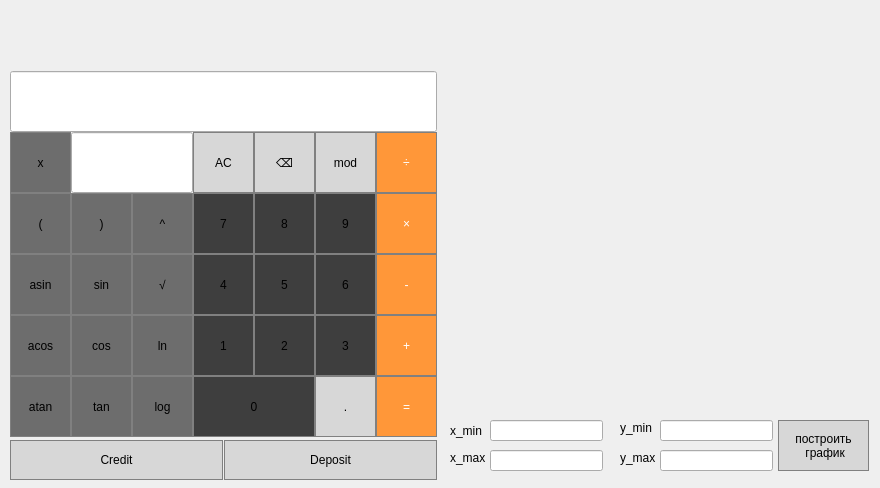
<?xml version="1.0" encoding="UTF-8"?>
<ui version="4.0">
 <class>MainWindow</class>
 <widget class="QMainWindow" name="MainWindow">
  <property name="geometry">
   <rect>
    <x>0</x>
    <y>0</y>
    <width>880</width>
    <height>488</height>
   </rect>
  </property>
  <property name="windowTitle">
   <string>MainWindow</string>
  </property>
  <widget class="QWidget" name="centralwidget">
   <widget class="QPushButton" name="pushButton_0">
    <property name="geometry">
     <rect>
      <x>193</x>
      <y>376</y>
      <width>122</width>
      <height>61</height>
     </rect>
    </property>
    <property name="sizePolicy">
     <sizepolicy hsizetype="Minimum" vsizetype="Fixed">
      <horstretch>0</horstretch>
      <verstretch>0</verstretch>
     </sizepolicy>
    </property>
    <property name="styleSheet">
     <string notr="true">QPushButton {
 background-color: rgb(62,62,62);
   border: 1px solid gray;
}
QPushButton:pressed {
    background-color: qlineargradient(x1: 0, y1: 0, x2: 0, y2: 1,
                                      stop: 0 #dadbde, stop: 1 #f6f7fa);
}</string>
    </property>
    <property name="text">
     <string>0</string>
    </property>
   </widget>
   <widget class="QPushButton" name="pushButton_dot">
    <property name="geometry">
     <rect>
      <x>315</x>
      <y>376</y>
      <width>61</width>
      <height>61</height>
     </rect>
    </property>
    <property name="sizePolicy">
     <sizepolicy hsizetype="Minimum" vsizetype="Fixed">
      <horstretch>0</horstretch>
      <verstretch>0</verstretch>
     </sizepolicy>
    </property>
    <property name="styleSheet">
     <string notr="true">QPushButton {
  background-color: rgb(215, 215, 215);
color: black;
  border: 1px solid gray;
}
QPushButton:pressed {
    background-color: qlineargradient(x1: 0, y1: 0, x2: 0, y2: 1,
                                      stop: 0 #BEBEBE, stop: 1 #D7D7D7);
}</string>
    </property>
    <property name="text">
     <string>.</string>
    </property>
   </widget>
   <widget class="QPushButton" name="pushButton_equals">
    <property name="geometry">
     <rect>
      <x>376</x>
      <y>376</y>
      <width>61</width>
      <height>61</height>
     </rect>
    </property>
    <property name="sizePolicy">
     <sizepolicy hsizetype="Minimum" vsizetype="Fixed">
      <horstretch>0</horstretch>
      <verstretch>0</verstretch>
     </sizepolicy>
    </property>
    <property name="styleSheet">
     <string notr="true">QPushButton {
  background-color: rgb(255, 151, 57);
  color: white; 
  border: 1px solid gray;
}

QPushButton:pressed {
    background-color: qlineargradient(x1: 0, y1: 0, x2: 0, y2: 1,
                                      stop: 0 #FF7832, stop: 1 #FF9739);
}</string>
    </property>
    <property name="text">
     <string>=</string>
    </property>
   </widget>
   <widget class="QPushButton" name="pushButton_2">
    <property name="geometry">
     <rect>
      <x>254</x>
      <y>315</y>
      <width>61</width>
      <height>61</height>
     </rect>
    </property>
    <property name="sizePolicy">
     <sizepolicy hsizetype="Minimum" vsizetype="Fixed">
      <horstretch>0</horstretch>
      <verstretch>0</verstretch>
     </sizepolicy>
    </property>
    <property name="styleSheet">
     <string notr="true">QPushButton {
 background-color: rgb(62,62,62);
   border: 1px solid gray;
}
QPushButton:pressed {
    background-color: qlineargradient(x1: 0, y1: 0, x2: 0, y2: 1,
                                      stop: 0 #dadbde, stop: 1 #f6f7fa);
}</string>
    </property>
    <property name="text">
     <string>2</string>
    </property>
   </widget>
   <widget class="QPushButton" name="pushButton_3">
    <property name="geometry">
     <rect>
      <x>315</x>
      <y>315</y>
      <width>61</width>
      <height>61</height>
     </rect>
    </property>
    <property name="sizePolicy">
     <sizepolicy hsizetype="Minimum" vsizetype="Fixed">
      <horstretch>0</horstretch>
      <verstretch>0</verstretch>
     </sizepolicy>
    </property>
    <property name="styleSheet">
     <string notr="true">QPushButton {
 background-color: rgb(62,62,62);
   border: 1px solid gray;
}
QPushButton:pressed {
    background-color: qlineargradient(x1: 0, y1: 0, x2: 0, y2: 1,
                                      stop: 0 #dadbde, stop: 1 #f6f7fa);
}</string>
    </property>
    <property name="text">
     <string>3</string>
    </property>
   </widget>
   <widget class="QPushButton" name="pushButton_1">
    <property name="geometry">
     <rect>
      <x>193</x>
      <y>315</y>
      <width>61</width>
      <height>61</height>
     </rect>
    </property>
    <property name="sizePolicy">
     <sizepolicy hsizetype="Minimum" vsizetype="Fixed">
      <horstretch>0</horstretch>
      <verstretch>0</verstretch>
     </sizepolicy>
    </property>
    <property name="styleSheet">
     <string notr="true">QPushButton {
 background-color: rgb(62,62,62);
   border: 1px solid gray;
}
QPushButton:pressed {
    background-color: qlineargradient(x1: 0, y1: 0, x2: 0, y2: 1,
                                      stop: 0 #dadbde, stop: 1 #f6f7fa);
}</string>
    </property>
    <property name="text">
     <string>1</string>
    </property>
   </widget>
   <widget class="QPushButton" name="pushButton_plus">
    <property name="geometry">
     <rect>
      <x>376</x>
      <y>315</y>
      <width>61</width>
      <height>61</height>
     </rect>
    </property>
    <property name="sizePolicy">
     <sizepolicy hsizetype="Minimum" vsizetype="Fixed">
      <horstretch>0</horstretch>
      <verstretch>0</verstretch>
     </sizepolicy>
    </property>
    <property name="styleSheet">
     <string notr="true">QPushButton {
  background-color: rgb(255, 151, 57);
  color: white; 
  border: 1px solid gray;
}

QPushButton:pressed {
    background-color: qlineargradient(x1: 0, y1: 0, x2: 0, y2: 1,
                                      stop: 0 #FF7832, stop: 1 #FF9739);
}</string>
    </property>
    <property name="text">
     <string>+</string>
    </property>
   </widget>
   <widget class="QPushButton" name="pushButton_5">
    <property name="geometry">
     <rect>
      <x>254</x>
      <y>254</y>
      <width>61</width>
      <height>61</height>
     </rect>
    </property>
    <property name="sizePolicy">
     <sizepolicy hsizetype="Minimum" vsizetype="Fixed">
      <horstretch>0</horstretch>
      <verstretch>0</verstretch>
     </sizepolicy>
    </property>
    <property name="styleSheet">
     <string notr="true">QPushButton {
 background-color: rgb(62,62,62);
   border: 1px solid gray;
}
QPushButton:pressed {
    background-color: qlineargradient(x1: 0, y1: 0, x2: 0, y2: 1,
                                      stop: 0 #dadbde, stop: 1 #f6f7fa);
}</string>
    </property>
    <property name="text">
     <string>5</string>
    </property>
   </widget>
   <widget class="QPushButton" name="pushButton_6">
    <property name="geometry">
     <rect>
      <x>315</x>
      <y>254</y>
      <width>61</width>
      <height>61</height>
     </rect>
    </property>
    <property name="sizePolicy">
     <sizepolicy hsizetype="Minimum" vsizetype="Fixed">
      <horstretch>0</horstretch>
      <verstretch>0</verstretch>
     </sizepolicy>
    </property>
    <property name="styleSheet">
     <string notr="true">QPushButton {
 background-color: rgb(62,62,62);
   border: 1px solid gray;
}
QPushButton:pressed {
    background-color: qlineargradient(x1: 0, y1: 0, x2: 0, y2: 1,
                                      stop: 0 #dadbde, stop: 1 #f6f7fa);
}</string>
    </property>
    <property name="text">
     <string>6</string>
    </property>
   </widget>
   <widget class="QPushButton" name="pushButton_4">
    <property name="geometry">
     <rect>
      <x>193</x>
      <y>254</y>
      <width>61</width>
      <height>61</height>
     </rect>
    </property>
    <property name="sizePolicy">
     <sizepolicy hsizetype="Minimum" vsizetype="Fixed">
      <horstretch>0</horstretch>
      <verstretch>0</verstretch>
     </sizepolicy>
    </property>
    <property name="styleSheet">
     <string notr="true">QPushButton {
 background-color: rgb(62,62,62);
   border: 1px solid gray;
}
QPushButton:pressed {
    background-color: qlineargradient(x1: 0, y1: 0, x2: 0, y2: 1,
                                      stop: 0 #dadbde, stop: 1 #f6f7fa);
}</string>
    </property>
    <property name="text">
     <string>4</string>
    </property>
   </widget>
   <widget class="QPushButton" name="pushButton_minus">
    <property name="geometry">
     <rect>
      <x>376</x>
      <y>254</y>
      <width>61</width>
      <height>61</height>
     </rect>
    </property>
    <property name="sizePolicy">
     <sizepolicy hsizetype="Minimum" vsizetype="Fixed">
      <horstretch>0</horstretch>
      <verstretch>0</verstretch>
     </sizepolicy>
    </property>
    <property name="styleSheet">
     <string notr="true">QPushButton {
  background-color: rgb(255, 151, 57);
  color: white; 
  border: 1px solid gray;
}

QPushButton:pressed {
    background-color: qlineargradient(x1: 0, y1: 0, x2: 0, y2: 1,
                                      stop: 0 #FF7832, stop: 1 #FF9739);
}</string>
    </property>
    <property name="text">
     <string>-</string>
    </property>
   </widget>
   <widget class="QPushButton" name="pushButton_8">
    <property name="geometry">
     <rect>
      <x>254</x>
      <y>193</y>
      <width>61</width>
      <height>61</height>
     </rect>
    </property>
    <property name="sizePolicy">
     <sizepolicy hsizetype="Minimum" vsizetype="Fixed">
      <horstretch>0</horstretch>
      <verstretch>0</verstretch>
     </sizepolicy>
    </property>
    <property name="styleSheet">
     <string notr="true">QPushButton {
 background-color: rgb(62,62,62);
   border: 1px solid gray;
}
QPushButton:pressed {
    background-color: qlineargradient(x1: 0, y1: 0, x2: 0, y2: 1,
                                      stop: 0 #dadbde, stop: 1 #f6f7fa);
}</string>
    </property>
    <property name="text">
     <string>8</string>
    </property>
   </widget>
   <widget class="QPushButton" name="pushButton_9">
    <property name="geometry">
     <rect>
      <x>315</x>
      <y>193</y>
      <width>61</width>
      <height>61</height>
     </rect>
    </property>
    <property name="sizePolicy">
     <sizepolicy hsizetype="Minimum" vsizetype="Fixed">
      <horstretch>0</horstretch>
      <verstretch>0</verstretch>
     </sizepolicy>
    </property>
    <property name="styleSheet">
     <string notr="true">QPushButton {
 background-color: rgb(62,62,62);
   border: 1px solid gray;
}
QPushButton:pressed {
    background-color: qlineargradient(x1: 0, y1: 0, x2: 0, y2: 1,
                                      stop: 0 #dadbde, stop: 1 #f6f7fa);
}</string>
    </property>
    <property name="text">
     <string>9</string>
    </property>
   </widget>
   <widget class="QPushButton" name="pushButton_7">
    <property name="geometry">
     <rect>
      <x>193</x>
      <y>193</y>
      <width>61</width>
      <height>61</height>
     </rect>
    </property>
    <property name="sizePolicy">
     <sizepolicy hsizetype="Minimum" vsizetype="Fixed">
      <horstretch>0</horstretch>
      <verstretch>0</verstretch>
     </sizepolicy>
    </property>
    <property name="styleSheet">
     <string notr="true">QPushButton {
 background-color: rgb(62,62,62);
   border: 1px solid gray;
}
QPushButton:pressed {
    background-color: qlineargradient(x1: 0, y1: 0, x2: 0, y2: 1,
                                      stop: 0 #dadbde, stop: 1 #f6f7fa);
}</string>
    </property>
    <property name="text">
     <string>7</string>
    </property>
   </widget>
   <widget class="QPushButton" name="pushButton_MUL">
    <property name="geometry">
     <rect>
      <x>376</x>
      <y>193</y>
      <width>61</width>
      <height>61</height>
     </rect>
    </property>
    <property name="sizePolicy">
     <sizepolicy hsizetype="Minimum" vsizetype="Fixed">
      <horstretch>0</horstretch>
      <verstretch>0</verstretch>
     </sizepolicy>
    </property>
    <property name="styleSheet">
     <string notr="true">QPushButton {
  background-color: rgb(255, 151, 57);
  color: white; 
  border: 1px solid gray;
}

QPushButton:pressed {
    background-color: qlineargradient(x1: 0, y1: 0, x2: 0, y2: 1,
                                      stop: 0 #FF7832, stop: 1 #FF9739);
}</string>
    </property>
    <property name="text">
     <string>×</string>
    </property>
   </widget>
   <widget class="QPushButton" name="pushButton_delete">
    <property name="geometry">
     <rect>
      <x>254</x>
      <y>132</y>
      <width>61</width>
      <height>61</height>
     </rect>
    </property>
    <property name="sizePolicy">
     <sizepolicy hsizetype="Minimum" vsizetype="Fixed">
      <horstretch>0</horstretch>
      <verstretch>0</verstretch>
     </sizepolicy>
    </property>
    <property name="styleSheet">
     <string notr="true">QPushButton {
  background-color: rgb(215, 215, 215);
color: black;
  border: 1px solid gray;
}
QPushButton:pressed {
    background-color: qlineargradient(x1: 0, y1: 0, x2: 0, y2: 1,
                                      stop: 0 #BEBEBE, stop: 1 #D7D7D7);
}</string>
    </property>
    <property name="text">
     <string>⌫</string>
    </property>
   </widget>
   <widget class="QPushButton" name="pushButton_MOD">
    <property name="geometry">
     <rect>
      <x>315</x>
      <y>132</y>
      <width>61</width>
      <height>61</height>
     </rect>
    </property>
    <property name="sizePolicy">
     <sizepolicy hsizetype="Minimum" vsizetype="Fixed">
      <horstretch>0</horstretch>
      <verstretch>0</verstretch>
     </sizepolicy>
    </property>
    <property name="styleSheet">
     <string notr="true">QPushButton {
  background-color: rgb(215, 215, 215);
color: black;
  border: 1px solid gray;
}
QPushButton:pressed {
    background-color: qlineargradient(x1: 0, y1: 0, x2: 0, y2: 1,
                                      stop: 0 #BEBEBE, stop: 1 #D7D7D7);
}</string>
    </property>
    <property name="text">
     <string>mod</string>
    </property>
   </widget>
   <widget class="QPushButton" name="pushButton_C">
    <property name="geometry">
     <rect>
      <x>193</x>
      <y>132</y>
      <width>61</width>
      <height>61</height>
     </rect>
    </property>
    <property name="sizePolicy">
     <sizepolicy hsizetype="Minimum" vsizetype="Fixed">
      <horstretch>0</horstretch>
      <verstretch>0</verstretch>
     </sizepolicy>
    </property>
    <property name="styleSheet">
     <string notr="true">QPushButton {
  background-color: rgb(215, 215, 215);
color: black;
  border: 1px solid gray;
}
QPushButton:pressed {
    background-color: qlineargradient(x1: 0, y1: 0, x2: 0, y2: 1,
                                      stop: 0 #BEBEBE, stop: 1 #D7D7D7);
}</string>
    </property>
    <property name="text">
     <string>AC</string>
    </property>
   </widget>
   <widget class="QPushButton" name="pushButton_DIV">
    <property name="geometry">
     <rect>
      <x>376</x>
      <y>132</y>
      <width>61</width>
      <height>61</height>
     </rect>
    </property>
    <property name="sizePolicy">
     <sizepolicy hsizetype="Minimum" vsizetype="Fixed">
      <horstretch>0</horstretch>
      <verstretch>0</verstretch>
     </sizepolicy>
    </property>
    <property name="styleSheet">
     <string notr="true">QPushButton {
  background-color: rgb(255, 151, 57);
  color: white; 
  border: 1px solid gray;
}

QPushButton:pressed {
    background-color: qlineargradient(x1: 0, y1: 0, x2: 0, y2: 1,
                                      stop: 0 #FF7832, stop: 1 #FF9739);
}</string>
    </property>
    <property name="text">
     <string>÷</string>
    </property>
   </widget>
   <widget class="QPushButton" name="pushButton_log">
    <property name="geometry">
     <rect>
      <x>132</x>
      <y>376</y>
      <width>61</width>
      <height>61</height>
     </rect>
    </property>
    <property name="sizePolicy">
     <sizepolicy hsizetype="Minimum" vsizetype="Fixed">
      <horstretch>0</horstretch>
      <verstretch>0</verstretch>
     </sizepolicy>
    </property>
    <property name="styleSheet">
     <string notr="true">QPushButton {
 background-color: rgb(109,109,109);
   border: 1px solid gray;
}
QPushButton:pressed {
    background-color: qlineargradient(x1: 0, y1: 0, x2: 0, y2: 1,
                                      stop: 0 #dadbde, stop: 1 #f6f7fa);
}</string>
    </property>
    <property name="text">
     <string>log</string>
    </property>
   </widget>
   <widget class="QPushButton" name="pushButton_cos">
    <property name="geometry">
     <rect>
      <x>71</x>
      <y>315</y>
      <width>61</width>
      <height>61</height>
     </rect>
    </property>
    <property name="sizePolicy">
     <sizepolicy hsizetype="Minimum" vsizetype="Fixed">
      <horstretch>0</horstretch>
      <verstretch>0</verstretch>
     </sizepolicy>
    </property>
    <property name="styleSheet">
     <string notr="true">QPushButton {
 background-color: rgb(109,109,109);
   border: 1px solid gray;
}
QPushButton:pressed {
    background-color: qlineargradient(x1: 0, y1: 0, x2: 0, y2: 1,
                                      stop: 0 #dadbde, stop: 1 #f6f7fa);
}</string>
    </property>
    <property name="text">
     <string>cos</string>
    </property>
   </widget>
   <widget class="QPushButton" name="pushButton_ln">
    <property name="geometry">
     <rect>
      <x>132</x>
      <y>315</y>
      <width>61</width>
      <height>61</height>
     </rect>
    </property>
    <property name="sizePolicy">
     <sizepolicy hsizetype="Minimum" vsizetype="Fixed">
      <horstretch>0</horstretch>
      <verstretch>0</verstretch>
     </sizepolicy>
    </property>
    <property name="styleSheet">
     <string notr="true">QPushButton {
 background-color: rgb(109,109,109);
   border: 1px solid gray;
}
QPushButton:pressed {
    background-color: qlineargradient(x1: 0, y1: 0, x2: 0, y2: 1,
                                      stop: 0 #dadbde, stop: 1 #f6f7fa);
}</string>
    </property>
    <property name="text">
     <string>ln</string>
    </property>
   </widget>
   <widget class="QPushButton" name="pushButton_close">
    <property name="geometry">
     <rect>
      <x>71</x>
      <y>193</y>
      <width>61</width>
      <height>61</height>
     </rect>
    </property>
    <property name="sizePolicy">
     <sizepolicy hsizetype="Minimum" vsizetype="Fixed">
      <horstretch>0</horstretch>
      <verstretch>0</verstretch>
     </sizepolicy>
    </property>
    <property name="styleSheet">
     <string notr="true">QPushButton {
 background-color: rgb(109,109,109);
   border: 1px solid gray;
}
QPushButton:pressed {
    background-color: qlineargradient(x1: 0, y1: 0, x2: 0, y2: 1,
                                      stop: 0 #dadbde, stop: 1 #f6f7fa);
}</string>
    </property>
    <property name="text">
     <string>)</string>
    </property>
   </widget>
   <widget class="QPushButton" name="pushButton_open">
    <property name="geometry">
     <rect>
      <x>10</x>
      <y>193</y>
      <width>61</width>
      <height>61</height>
     </rect>
    </property>
    <property name="sizePolicy">
     <sizepolicy hsizetype="Minimum" vsizetype="Fixed">
      <horstretch>0</horstretch>
      <verstretch>0</verstretch>
     </sizepolicy>
    </property>
    <property name="styleSheet">
     <string notr="true">QPushButton {
 background-color: rgb(109,109,109);
   border: 1px solid gray;
}
QPushButton:pressed {
    background-color: qlineargradient(x1: 0, y1: 0, x2: 0, y2: 1,
                                      stop: 0 #dadbde, stop: 1 #f6f7fa);
}</string>
    </property>
    <property name="text">
     <string>(</string>
    </property>
   </widget>
   <widget class="QPushButton" name="pushButton_sin">
    <property name="geometry">
     <rect>
      <x>71</x>
      <y>254</y>
      <width>61</width>
      <height>61</height>
     </rect>
    </property>
    <property name="sizePolicy">
     <sizepolicy hsizetype="Minimum" vsizetype="Fixed">
      <horstretch>0</horstretch>
      <verstretch>0</verstretch>
     </sizepolicy>
    </property>
    <property name="styleSheet">
     <string notr="true">QPushButton {
 background-color: rgb(109,109,109);
   border: 1px solid gray;
}
QPushButton:pressed {
    background-color: qlineargradient(x1: 0, y1: 0, x2: 0, y2: 1,
                                      stop: 0 #dadbde, stop: 1 #f6f7fa);
}</string>
    </property>
    <property name="text">
     <string>sin</string>
    </property>
   </widget>
   <widget class="QPushButton" name="pushButton_tan">
    <property name="geometry">
     <rect>
      <x>71</x>
      <y>376</y>
      <width>61</width>
      <height>61</height>
     </rect>
    </property>
    <property name="sizePolicy">
     <sizepolicy hsizetype="Minimum" vsizetype="Fixed">
      <horstretch>0</horstretch>
      <verstretch>0</verstretch>
     </sizepolicy>
    </property>
    <property name="styleSheet">
     <string notr="true">QPushButton {
 background-color: rgb(109,109,109);
   border: 1px solid gray;
}
QPushButton:pressed {
    background-color: qlineargradient(x1: 0, y1: 0, x2: 0, y2: 1,
                                      stop: 0 #dadbde, stop: 1 #f6f7fa);
}</string>
    </property>
    <property name="text">
     <string>tan</string>
    </property>
   </widget>
   <widget class="QPushButton" name="pushButton_X2">
    <property name="geometry">
     <rect>
      <x>132</x>
      <y>193</y>
      <width>61</width>
      <height>61</height>
     </rect>
    </property>
    <property name="sizePolicy">
     <sizepolicy hsizetype="Minimum" vsizetype="Fixed">
      <horstretch>0</horstretch>
      <verstretch>0</verstretch>
     </sizepolicy>
    </property>
    <property name="styleSheet">
     <string notr="true">QPushButton {
 background-color: rgb(109,109,109);
   border: 1px solid gray;
}
QPushButton:pressed {
    background-color: qlineargradient(x1: 0, y1: 0, x2: 0, y2: 1,
                                      stop: 0 #dadbde, stop: 1 #f6f7fa);
}</string>
    </property>
    <property name="text">
     <string>^</string>
    </property>
   </widget>
   <widget class="QPushButton" name="pushButton_sqrt">
    <property name="geometry">
     <rect>
      <x>132</x>
      <y>254</y>
      <width>61</width>
      <height>61</height>
     </rect>
    </property>
    <property name="sizePolicy">
     <sizepolicy hsizetype="Minimum" vsizetype="Fixed">
      <horstretch>0</horstretch>
      <verstretch>0</verstretch>
     </sizepolicy>
    </property>
    <property name="styleSheet">
     <string notr="true">QPushButton {
 background-color: rgb(109,109,109);
   border: 1px solid gray;
}
QPushButton:pressed {
    background-color: qlineargradient(x1: 0, y1: 0, x2: 0, y2: 1,
                                      stop: 0 #dadbde, stop: 1 #f6f7fa);
}</string>
    </property>
    <property name="text">
     <string>√</string>
    </property>
   </widget>
   <widget class="QPushButton" name="pushButton_X">
    <property name="geometry">
     <rect>
      <x>10</x>
      <y>132</y>
      <width>61</width>
      <height>61</height>
     </rect>
    </property>
    <property name="sizePolicy">
     <sizepolicy hsizetype="Minimum" vsizetype="Fixed">
      <horstretch>0</horstretch>
      <verstretch>0</verstretch>
     </sizepolicy>
    </property>
    <property name="styleSheet">
     <string notr="true">QPushButton {
 background-color: rgb(109,109,109);
   border: 1px solid gray;
}
QPushButton:pressed {
    background-color: qlineargradient(x1: 0, y1: 0, x2: 0, y2: 1,
                                      stop: 0 #dadbde, stop: 1 #f6f7fa);
}</string>
    </property>
    <property name="text">
     <string>x</string>
    </property>
   </widget>
   <widget class="QPushButton" name="pushButton_asin">
    <property name="geometry">
     <rect>
      <x>10</x>
      <y>254</y>
      <width>61</width>
      <height>61</height>
     </rect>
    </property>
    <property name="sizePolicy">
     <sizepolicy hsizetype="Minimum" vsizetype="Fixed">
      <horstretch>0</horstretch>
      <verstretch>0</verstretch>
     </sizepolicy>
    </property>
    <property name="styleSheet">
     <string notr="true">QPushButton {
 background-color: rgb(109,109,109);
   border: 1px solid gray;
}
QPushButton:pressed {
    background-color: qlineargradient(x1: 0, y1: 0, x2: 0, y2: 1,
                                      stop: 0 #dadbde, stop: 1 #f6f7fa);
}</string>
    </property>
    <property name="text">
     <string>asin</string>
    </property>
   </widget>
   <widget class="QPushButton" name="pushButton_atan">
    <property name="geometry">
     <rect>
      <x>10</x>
      <y>376</y>
      <width>61</width>
      <height>61</height>
     </rect>
    </property>
    <property name="sizePolicy">
     <sizepolicy hsizetype="Minimum" vsizetype="Fixed">
      <horstretch>0</horstretch>
      <verstretch>0</verstretch>
     </sizepolicy>
    </property>
    <property name="styleSheet">
     <string notr="true">QPushButton {
 background-color: rgb(109,109,109);
   border: 1px solid gray;
}
QPushButton:pressed {
    background-color: qlineargradient(x1: 0, y1: 0, x2: 0, y2: 1,
                                      stop: 0 #dadbde, stop: 1 #f6f7fa);
}</string>
    </property>
    <property name="text">
     <string>atan</string>
    </property>
   </widget>
   <widget class="QPushButton" name="pushButton_acos">
    <property name="geometry">
     <rect>
      <x>10</x>
      <y>315</y>
      <width>61</width>
      <height>61</height>
     </rect>
    </property>
    <property name="sizePolicy">
     <sizepolicy hsizetype="Minimum" vsizetype="Fixed">
      <horstretch>0</horstretch>
      <verstretch>0</verstretch>
     </sizepolicy>
    </property>
    <property name="styleSheet">
     <string notr="true">QPushButton {
 background-color: rgb(109,109,109);
   border: 1px solid gray;
}
QPushButton:pressed {
    background-color: qlineargradient(x1: 0, y1: 0, x2: 0, y2: 1,
                                      stop: 0 #dadbde, stop: 1 #f6f7fa);
}</string>
    </property>
    <property name="text">
     <string>acos</string>
    </property>
   </widget>
   <widget class="QLineEdit" name="label_X">
    <property name="geometry">
     <rect>
      <x>71</x>
      <y>132</y>
      <width>122</width>
      <height>61</height>
     </rect>
    </property>
   </widget>
   <widget class="QPushButton" name="pushButton_credit">
    <property name="geometry">
     <rect>
      <x>10</x>
      <y>440</y>
      <width>213</width>
      <height>40</height>
     </rect>
    </property>
    <property name="styleSheet">
     <string notr="true">QPushButton {
  background-color: rgb(215, 215, 215);
color: black;
  border: 1px solid gray;
}
QPushButton:pressed {
    background-color: qlineargradient(x1: 0, y1: 0, x2: 0, y2: 1,
                                      stop: 0 #BEBEBE, stop: 1 #D7D7D7);
}</string>
    </property>
    <property name="text">
     <string>Credit</string>
    </property>
   </widget>
   <widget class="QPushButton" name="pushButton_10">
    <property name="geometry">
     <rect>
      <x>224</x>
      <y>440</y>
      <width>213</width>
      <height>40</height>
     </rect>
    </property>
    <property name="styleSheet">
     <string notr="true">QPushButton {
  background-color: rgb(215, 215, 215);
color: black;
  border: 1px solid gray;
}
QPushButton:pressed {
    background-color: qlineargradient(x1: 0, y1: 0, x2: 0, y2: 1,
                                      stop: 0 #BEBEBE, stop: 1 #D7D7D7);
}</string>
    </property>
    <property name="text">
     <string>Deposit</string>
    </property>
   </widget>
   <widget class="QLineEdit" name="result_show">
    <property name="geometry">
     <rect>
      <x>10</x>
      <y>71</y>
      <width>427</width>
      <height>61</height>
     </rect>
    </property>
    <property name="alignment">
     <set>Qt::AlignRight|Qt::AlignTrailing|Qt::AlignVCenter</set>
    </property>
   </widget>
   <widget class="QCustomPlot" name="widget" native="true">
    <property name="geometry">
     <rect>
      <x>445</x>
      <y>71</y>
      <width>421</width>
      <height>341</height>
     </rect>
    </property>
   </widget>
   <widget class="QLabel" name="label_x_min">
    <property name="geometry">
     <rect>
      <x>450</x>
      <y>420</y>
      <width>81</width>
      <height>21</height>
     </rect>
    </property>
    <property name="text">
     <string>x_min</string>
    </property>
   </widget>
   <widget class="QLabel" name="label_x_max">
    <property name="geometry">
     <rect>
      <x>450</x>
      <y>450</y>
      <width>58</width>
      <height>16</height>
     </rect>
    </property>
    <property name="text">
     <string>x_max</string>
    </property>
   </widget>
   <widget class="QLineEdit" name="lineEdit_x_min">
    <property name="geometry">
     <rect>
      <x>490</x>
      <y>420</y>
      <width>113</width>
      <height>21</height>
     </rect>
    </property>
   </widget>
   <widget class="QLineEdit" name="lineEdit_x_max">
    <property name="geometry">
     <rect>
      <x>490</x>
      <y>450</y>
      <width>113</width>
      <height>21</height>
     </rect>
    </property>
   </widget>
   <widget class="QLabel" name="label_y_min">
    <property name="geometry">
     <rect>
      <x>620</x>
      <y>420</y>
      <width>58</width>
      <height>16</height>
     </rect>
    </property>
    <property name="text">
     <string>y_min</string>
    </property>
   </widget>
   <widget class="QLabel" name="label_y_max">
    <property name="geometry">
     <rect>
      <x>620</x>
      <y>450</y>
      <width>58</width>
      <height>16</height>
     </rect>
    </property>
    <property name="text">
     <string>y_max</string>
    </property>
   </widget>
   <widget class="QLineEdit" name="lineEdit_y_min">
    <property name="geometry">
     <rect>
      <x>660</x>
      <y>420</y>
      <width>113</width>
      <height>21</height>
     </rect>
    </property>
   </widget>
   <widget class="QLineEdit" name="lineEdit_y_max">
    <property name="geometry">
     <rect>
      <x>660</x>
      <y>450</y>
      <width>113</width>
      <height>21</height>
     </rect>
    </property>
   </widget>
   <widget class="QPushButton" name="pushButton_graph">
    <property name="geometry">
     <rect>
      <x>778</x>
      <y>420</y>
      <width>91</width>
      <height>51</height>
     </rect>
    </property>
    <property name="styleSheet">
     <string notr="true">QPushButton {
  background-color: rgb(215, 215, 215);
color: black;
  border: 1px solid gray;
}
QPushButton:pressed {
    background-color: qlineargradient(x1: 0, y1: 0, x2: 0, y2: 1,
                                      stop: 0 #BEBEBE, stop: 1 #D7D7D7);
}</string>
    </property>
    <property name="text">
     <string>построить
 график</string>
    </property>
   </widget>
  </widget>
 </widget>
 <customwidgets>
  <customwidget>
   <class>QCustomPlot</class>
   <extends>QWidget</extends>
   <header>qcustomplot.h</header>
   <container>1</container>
  </customwidget>
 </customwidgets>
 <resources/>
 <connections/>
</ui>
